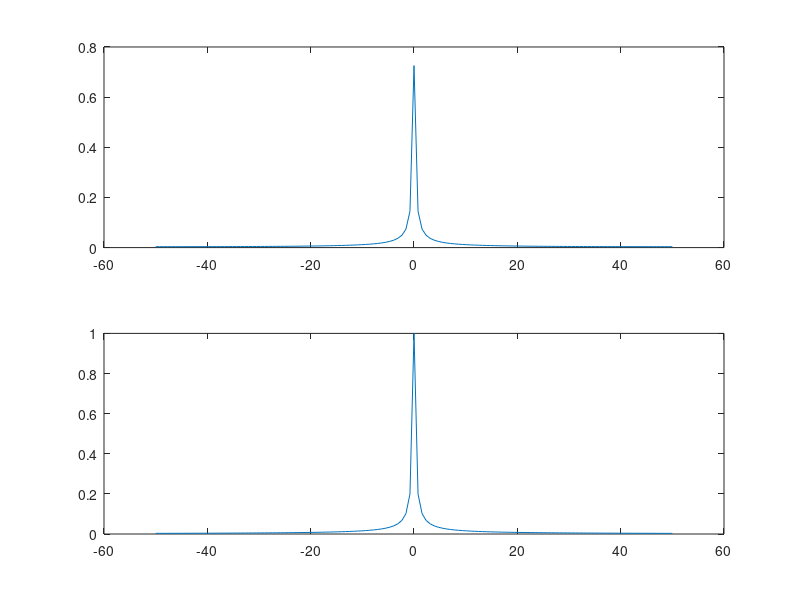
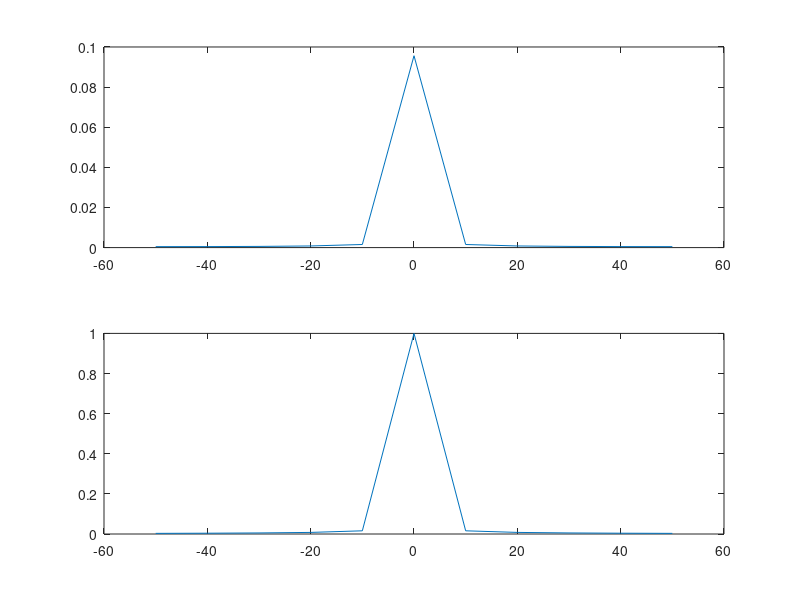
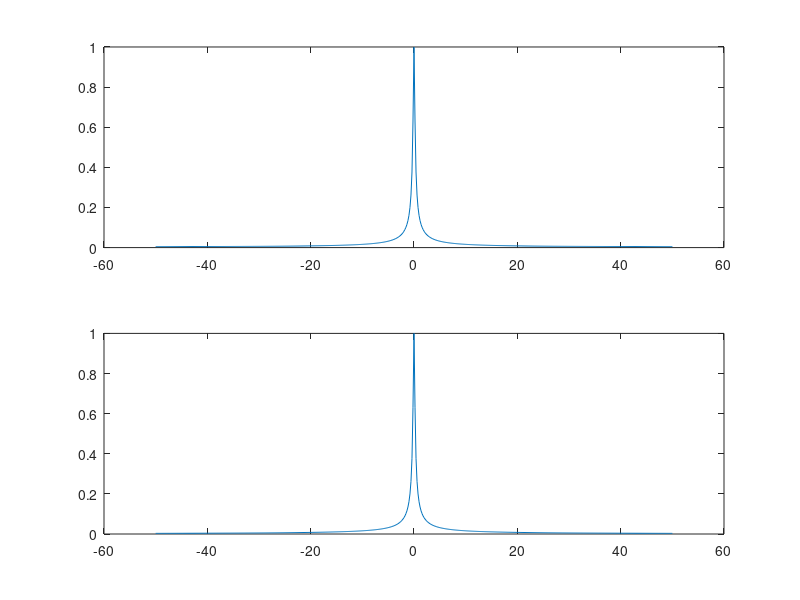
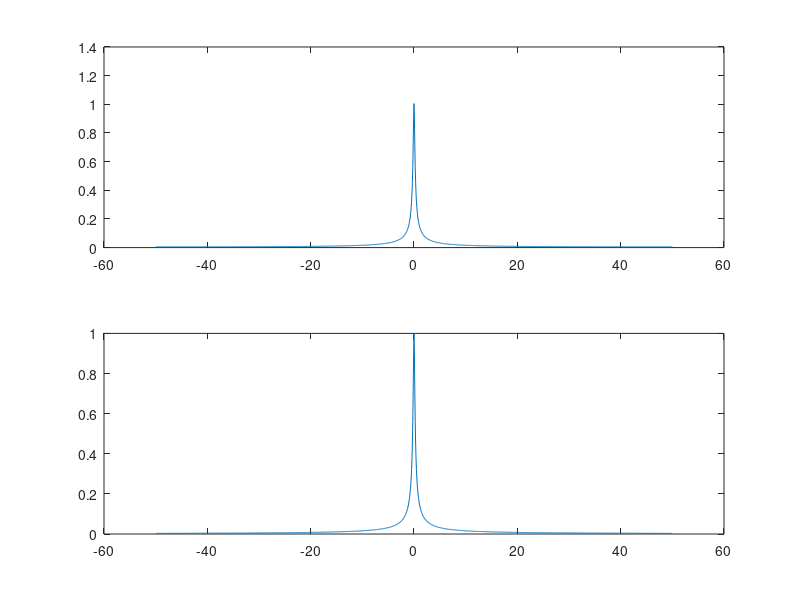

Write the MATLAB code that produced these figures, in order.
clear all;
T=1.28;
t=0:0.01:T;
fo=1/T;
tau=0.01;
M=T/tau;
m=0;
f=-50:fo:50;
n=f/fo;
sum=0;
xf=1./(1+(j*2*pi*f));
for m=0:M-1
sum=sum+(exp(-1*tau*m)*exp((-j*2*pi*n*m)/M));
end
sum=tau*sum;
figure(1);
subplot(211);
plot(f,abs(sum));
subplot(212);
plot(f,abs(xf));
% Figure angle
figure(5);
subplot(211);
plot(f,abs(sum)); hold on;
plot(f,abs(xf));
subplot(212);
plot(f,angle(sum)); hold on;
plot(f,angle(xf));

% T = 0.1
figure(2);
sum = 0;
T=0.1;
fo=1/T;
f=-50:fo:50;
tau=0.01;
M=T/tau;
n=f/fo;
sum=0;
xf=1./(1+(j*2*pi*f));
for m=0:M-1
    sum=sum+(exp(-1*tau*m)*exp((-j*2*pi*n*m)/M));
end
sum=tau*sum;
subplot(211);
plot(f,abs(sum));
subplot(212);
plot(f,abs(xf));
figure(6);
subplot(211);
plot(f,abs(sum)); hold on;
plot(f,abs(xf));
subplot(212);
plot(f,angle(sum)); hold on;
plot(f,angle(xf));

% T = 5.12
figure(3);
sum = 0;
T=5.12;
t=0:0.01:T;
fo=1/T;
f=-50:fo:50;
tau=0.01;
M=T/tau;
n=f/fo;
xf=1./(1+(j*2*pi*f));
for m=0:M-1
    sum=sum+(exp(-1*tau*m)*exp((-j*2*pi*n*m)/M));
end
sum=tau*sum;
subplot(211);
plot(f,abs(sum));
subplot(212);
plot(f,abs(xf));
figure(7);
subplot(211);
plot(f,abs(sum)); hold on;
plot(f,abs(xf));
subplot(212);
plot(f,angle(sum)); hold on;
plot(f,angle(xf));

% T = 12.8
figure(4);
sum = 0;
T=12.8;
t=0:0.01:T;
fo=1/T;
f=-50:fo:50;
tau=0.01;
M=T/tau;
n=f/fo;
xf=1./(1+(j*2*pi*f));
for m=0:M-1
sum=sum+(exp(-1*tau*m)*exp((-j*2*pi*n*m)/M));
end
sum=tau*sum;
subplot(211);
plot(f,abs(sum));
subplot(212);
plot(f,abs(xf));
figure (8);
subplot(211);
plot(f,abs(sum)); hold on;
plot(f,abs(xf));
subplot(212);
plot(f,angle(sum)); hold on;
plot(f,angle(xf));
